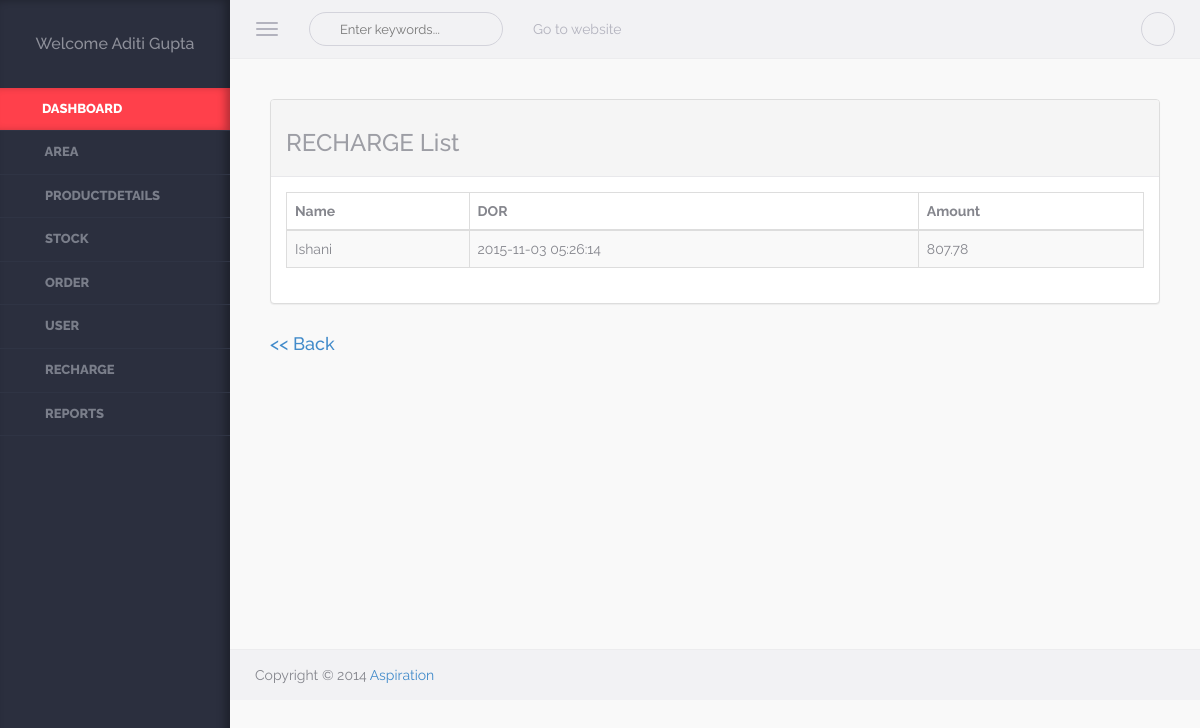
/admin/display_recharge.php (signed in), run on the app's committed database.
### tables this page shows
CREATE TABLE `user` (
  `Userid` int(5) NOT NULL,
  `Username` varchar(50) NOT NULL,
  `Password` varchar(8) NOT NULL,
  `Usertypeid` int(5) NOT NULL,
  `Fname` varchar(50) NOT NULL,
  `Lname` varchar(50) NOT NULL,
  `Mobileno` bigint(10) NOT NULL,
  `Address` varchar(100) NOT NULL,
  `Areaid` int(5) NOT NULL,
  `Email` varchar(50) NOT NULL,
  `DOB` date NOT NULL,
  `DOL` datetime NOT NULL,
  `Visitcnt` int(5) NOT NULL,
  `Isauthenticate` bit(1) NOT NULL
);

CREATE TABLE `recharge` (
  `Rechargeid` int(5) NOT NULL,
  `Userid` int(5) NOT NULL,
  `DOR` datetime NOT NULL,
  `Amount` float NOT NULL
);

### Class/User.php (called while the page is built, shortened)
<?php
class User
{
	public function display1($uid)
	{
			$conn=new mysqli("localhost","root","","db_alboutveggies");
			$qry="SELECT Fname,Lname,Mobileno,Address,Email FROM User WHERE Userid=".$uid;
			$data=mysqli_query($conn,$qry);
			return $data;
				}
}
?>

### Class/Recharge.php (called while the page is built, shortened)
<?php
class Recharge
{
	public function display()
	{
			$conn=new mysqli("localhost","root","","db_alboutveggies");
			$qry="SELECT Recharge.Rechargeid,User.Fname,Recharge.DOR,Recharge.Amount FROM User,Recharge WHERE User.Userid=Recharge.Userid";
			$data=mysqli_query($conn,$qry);
			return $data;
	}
}
?>

### admin/display_recharge.php (the view, shortened to what this page needs)
<?php
	include_once("header.php");
?>
<div class="warper container-fluid">
<?php
include_once("../class/Recharge.php");
$obj=new recharge();
$rec=$obj->display();
$data="<body><div class='warper container-fluid'>
                <div class='panel panel-default'>
                    <div class='panel-heading'><h3>RECHARGE List</h3></div>
                    <div class='panel-body'>
<table cellpadding=0 cellspacing=0 border=0 class='table table-striped table-bordered' id=basic-datatable>
                            <thead>
                                <tr>
								<th>Name</th>
									<th>DOR</th>
									<th>Amount</th>
                                </tr>
                            </thead><tbody>";
while($result=mysqli_fetch_array($rec))
{
	$data.="<tr class='odd gradeX'><td>".$result[1]."</td><td>".$result[2]."</td><td>".$result[3]."</td></tr>";
}
$data.="</tbody></table></div>
                </div></body>";
echo $data;
?>
 <a href='index.php' ><h4>&lt;&lt;&nbsp;Back</h4></a>
        </div>
						<?php
	include_once("footer.php");
?>
</body>
</html>

### admin/header.php (shortened to what this page needs)
<!DOCTYPE html>
<html lang="en">
<head>
    <link rel="stylesheet" href="assets/css/plugins/typeahead/typeahead.css" />
    <link rel="stylesheet" href="assets/css/switch-buttons/switch-buttons.css" />
	<link rel="stylesheet" href="assets/css/bootstrap/bootstrap.css" />
    <link rel="stylesheet" href="assets/css/fontawesome/font-awesome.css" />
    <link rel="stylesheet" href="assets/css/plugins/bootstrap-tagsinput/bootstrap-tagsinput.css" />
    <link rel="stylesheet" href="assets/css/plugins/bootstrap-chosen/chosen.css" />
    <link rel="stylesheet" href="assets/css/plugins/bootstrap-datetimepicker/bootstrap-datetimepicker.css" />
    <link rel="stylesheet" href="assets/css/plugins/calendar/calendar.css" />
    <link rel="stylesheet" href="assets/css/app/app.v1.css" />
</head>
<body >
<?php
		include_once("../class/User.php");
	$obj=new User();
	$Uid=$_SESSION["uid"];
$Utid=$_SESSION["utid"];
	$rec=$obj->display1($Uid);
$data="	<aside class='left-panel'>
            <div class='user text-center'>";
	if($result=mysqli_fetch_array($rec))
	{
				$data.="<h4 class='user-name'>Welcome ".$result[0]."&nbsp;".$result[1]."</h4>";
	}
	$data.="</div>
	<nav class='navigation'>
            	<ul class='list-unstyled'>
                	<li class='active'><a href='index.php'><i class='fa fa-bookmark-o'></i><span class='nav-label'>Dashboard</span></a></li>
               ";
    if($Utid==1)
	{
       $data.="
                    <li class='has-submenu'><a href='#'><i class='fa fa-map-marker'></i> <span class='nav-label'>Area</span></a>
                    	<ul class='list-unstyled'>
						<li><a href='edit_area.php'>Add Area</a></li>
                        	<li><a href='display_area.php'>Area</a></li>
							                         </ul>
                    </li>
					<li class='has-submenu'><a href='#'><i class='fa fa-file-text-o'></i> <span class='nav-label'>Productdetails</span></a>
                    	<ul class='list-unstyled'>
						<li><a href='edit_category.php'>Add category</a></li>
						<li><a href='display_category.php'>Category</a></li>
						<li><a href='edit_product.php'>Add product</a></li>
						<li><a href='display_productcategory.php'>Product</a></li>
                            </ul>
					</li>
					<li class='has-submenu'><a href='#'><i class='fa fa-file-text-o'></i> <span class='nav-label'>Stock</span></a>
                    	<ul class='list-unstyled'>
						<li><a href='edit_measuretype.php'>Add Measuretype</a></li>
						<li><a href='display_measuretype.php'>Measuretype</a></li>
						<li><a href='edit_stock.php'>Add Stock</a></li>
						<li><a href='display_stock.php'>Stock</a></li>
						</ul>
					</li>
					<li class='has-submenu'><a href='#'><i class='fa fa-file-text-o'></i> <span class='nav-label'>Order</span></a>
                    	<ul class='list-unstyled'>
						<li><a href='display_order.php'>Order</a></li>
                            <li><a href='display_orderdetail.php'>Orderdetail</a></li>
                            <li><a href='display_orderstatus.php'>Orderstatus</a></li>
<li><a href='todayorderA.php'>Today Order</a></li>
							</ul>
					</li>
					<li class='has-submenu'><a href='display_user.php'><i class='fa fa-users'></i> <span class='nav-label'>User</span></a>
                    						</li>
				<li class='has-submenu'><a href='display_recharge.php'><i class='fa fa-money'></i> <span class='nav-label'>Recharge</span></a>
                    	</li>
					<li class='has-submenu'><a href='report.php'><i class='fa fa-users'></i> <span class='nav-label'>Reports</span></a>
                    						</li>
				";
	}
	else
	{
	$data.="	<li class='has-submenu'><a href='todayorderS.php'><i class='fa fa-child'></i> <span class='nav-label'>Today Order</span></a>
                    						</li>
				<li class='has-submenu'><a href='myorder.php'><i class='fa fa-child'></i> <span class='nav-label'>Past Order</span></a>
                    	</li>";
	}
	 $data.="    </ul>
            </nav>
    </aside>";
	echo $data;
  ?>
    <section class="content">
        <header class="top-head container-fluid">
            <button type="button" class="navbar-toggle pull-left">
                <span class="icon-bar"></span>
                <span class="icon-bar"></span>
                <span class="icon-bar"></span>
            </button>
            <form role="search" class="navbar-left app-search pull-left hidden-xs">
              <input type="text" placeholder="Enter keywords..." class="form-control form-control-circle">
         	</form>
            <nav class=" navbar-default hidden-xs" role="navigation">
                <ul class="nav navbar-nav">
                <li><a href="../website/index.php">Go to website</a></li>
              </ul>
            </nav>
            <ul class="nav-toolbar">
            	                <li class="dropdown"><a href="#" data-toggle="dropdown"><i class="fa fa-ellipsis-v"></i></a>
                </li>
            </ul>
        </header>

### admin/assets/css/app/app.v1.css (style rules this page uses)
body { background-color:#f9f9f9; color:#85868d; font-family: 'Raleway', sans-serif; position:relative; }
body, html { overflow-x:hidden; }
aside.left-panel { background-color:#2b2f3e; width:230px; position:fixed; padding:25px 0px; box-shadow:inset -5px 0px 8px rgba(0,0,0,0.3); height:100%; top:0px; left:0px; }
.user { margin-bottom:35px; }
.user h4.user-name { color:#8e909a; font-size:16px; }
.navigation { margin:20px 0px; }
.navigation > ul > li { position:relative; }
.navigation > ul > li.has-submenu:after { content:"\f105"; font-family: 'FontAwesome'; display:inline-block; position:absolute; color:#7a7e8a; right:15px; transition: all 0.4s; -moz-transition: all 0.4s; -webkit-transition: all 0.4s; -o-transition: all 0.4s; top:10px; visibility:hidden; }
.navigation > ul > li > a { display:block; padding:12px 25px; color:#7a7e8a; text-transform:uppercase; font-size:13px; text-decoration:none; font-weight:800; border-bottom:1px solid #2f3444; transition: all 0.4s; -moz-transition: all 0.4s; -webkit-transition: all 0.4s; -o-transition: all 0.4s; }
.navigation > ul > li:hover > a, .navigation > ul > li.active:hover > a, .navigation > ul > li.active > a { color:#fff; background-color: #ff404b; -webkit-box-shadow: inset -6px 0 8px -2px rgba(0,0,0,0.3); box-shadow: inset -6px 0 8px -2px rgba(0,0,0,0.3); }
.navigation ul li a i { margin-right:6px; font-size:14px; }
header { background-color:#f2f2f4; border-bottom:1px solid #ececee; padding-top:4px; padding-bottom:4px; }
.navbar-toggle { margin:8px 20px 8px 0px; display:block; padding-left:0px; }
.navbar-toggle .icon-bar { background-color:#b3b3be; }
.app-search { position:relative; margin-top:8px; margin-bottom:8px; margin-right:15px; }
.app-search .form-control, .app-search .form-control:focus { border:1px solid #d3d3db; font-size:13px; color:#c4c4cd; padding-left:30px; background:none; box-shadow:none; }
.app-search:before { content:"\f002"; position:absolute; left:12px; font-family: FontAwesome; cursor:pointer; top:7px; color:#c4c4cd; display:inline-block; }
header .navbar-default .navbar-nav > li > a { color:#b3b3be; }
.nav-toolbar { margin:8px 0px; float:right; }
.nav-toolbar > li { padding:0px; display:inline-block; margin-left:5px; position:relative; list-style:none; }
.nav-toolbar > li > a { color:#d3d3db; font-size:18px; border:1px solid #d3d3db; border-radius:50px; height:34px; width:34px; text-align:center; display:block; padding:4px; }
.content { margin-left:230px; }
.content > .container-fluid { padding-left:25px; padding-right:25px; }
.warper { padding-top:20px; padding-bottom:20px; min-height:550px; }
.btn-circle, .form-control-circle, .btn-group .btn-circle:first-child:not(:last-child):not(.dropdown-toggle) { border-radius:50px; }
.panel { margin-bottom:30px; }
.panel-heading { font-weight:700; }
.panel-default > .panel-heading, .panel-default > .panel-footer { border-color: #e8e8eb; box-shadow:none; }
.panel-default > .panel-heading, .btn-default { color:#9D9EA5; }

### data on the page
user: Fname "Aditi", Lname "Gupta"
recharge: Userid.Fname "Ishani", DOR "2015-11-03 05:26:14", Amount "807.78"
